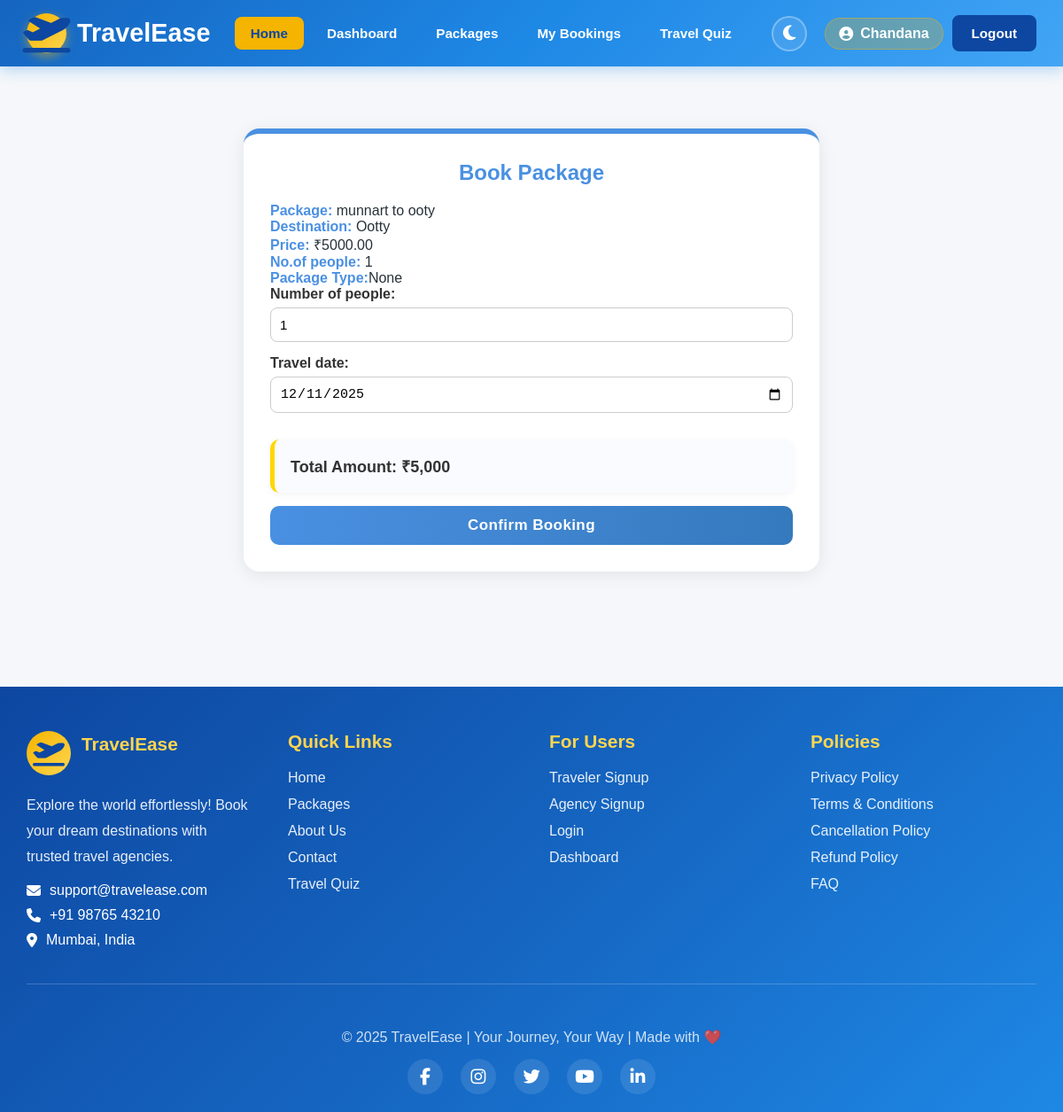
/book/2 (signed in), run on the app's committed database.
### travelers/models.py (models this page shows, shortened)
class User(AbstractUser):
    USER_TYPE_CHOICES = (
        ('traveler', 'Traveler'),
        ('agency', 'Agency'),
        ('app_admin', 'App Admin'),
    )
    user_type = models.CharField(max_length=20, choices=USER_TYPE_CHOICES, default='traveler')
    is_traveler = models.BooleanField(default=False)
    is_agency = models.BooleanField(default=False)
    is_app_admin = models.BooleanField(default=False)

### agency/models.py (models this page shows, shortened)
class Travelpackage(models.Model):
    agency = models.ForeignKey(AgencyProfile, on_delete=models.CASCADE, related_name='packages')
    destination = models.ForeignKey(Destination, on_delete=models.CASCADE, related_name='packages')
    package_name = models.CharField(max_length=150)
    price = models.DecimalField(max_digits=10, decimal_places=2)
    duration = models.CharField(max_length=50, help_text="e.g. 5 Days / 4 Nights")
    description = models.TextField()
    image = models.ImageField(upload_to='packages/', blank=True, null=True)
    created_at = models.DateTimeField(default=timezone.now)
    people_count=models.PositiveIntegerField(default=1)
    package_type = models.CharField(max_length=20, choices=PACKAGE_TYPES, null=True, blank=True)
    climate = models.CharField(max_length=50, blank=True, null=True)  # e.g. 'cold', 'warm', 'tropical'
    activity_type = models.CharField(max_length=50, blank=True, null=True)  # e.g. 'adventure', 'relaxation'

### app_admin/models.py (models this page shows)
class Destination(models.Model):
    name = models.CharField(max_length=200)
    description = models.TextField()
    image = models.ImageField(upload_to='destinations/')  # requires MEDIA setup
    location = models.CharField(max_length=200, blank=True)
    def __str__(self):
        return self.name

### travelers/views.py (the view)
# urls.py: path('book/<int:package_id>', views.book_package, name='book_package'),
@login_required
def book_package(request, package_id):
    package = get_object_or_404(Travelpackage, id=package_id)
    active_bookings = Booking.objects.filter(
        traveler=request.user,
        status__in=['Pending', 'Confirmed']
    ).count()
    if active_bookings >= 3:
        messages.error(request, "You already have 3 active bookings. Please cancel or complete one before booking again.")
        return redirect('traveler_bookings')
    if request.method == 'POST':
        form = BookingForm(request.POST)
        if form.is_valid():
            travel_date = form.cleaned_data['travel_date']
            today = timezone.now().date()
            if (travel_date - today).days < 3:
                messages.error(request, "Booking must be done at least 3 days before the travel date.")
                return render(request, 'travelers/book_package.html', {"form": form, "package": package})
            booking = form.save(commit=False)
            booking.package = package
            booking.traveler = request.user
            booking.status = 'Pending'
            booking.save()
            messages.info(request, "Your booking request has been sent to the agency.")
            return redirect('traveler_bookings')
    else:
        form = BookingForm(initial={'package': package.id})
    return render(request, 'travelers/book_package.html', {"form": form, "package": package})

### travelers/forms.py
class BookingForm(forms.ModelForm):
    class Meta:
        model = Booking
        fields = ['number_of_people', 'travel_date']
        widgets = {
            'travel_date': forms.DateInput(attrs={'type': 'date'}),
            'number_of_people': forms.NumberInput(attrs={'id': 'numPeople'}),
        }

### templates/travelers/book_package.html (shortened to what this page needs)
{% extends 'base.html' %}
{% block content %}
<div class="booking-container">
    <h2>Book Package</h2>
    <div class="package-info">
        <p><strong>Package:</strong> {{ package.package_name }}</p>
        <p><strong>Destination:</strong> {{ package.destination }}</p>
        <p><strong>Price:</strong> ₹{{ package.price }}</p>
        <P><strong>No.of people:</strong> {{ package.people_count }}</P>
        <p><strong>Package Type:</strong>{{ package.package_type }}</p>
    </div>
    <form method="post">
        {{ form.as_p }}
        <div class="total-box">
            Total Amount: <span id="totalAmount">₹0</span>
        </div>
        <button type="submit" class="btn-confirm">
            Confirm Booking
        </button>
    </form>
</div>
{% endblock %}

### templates/base.html (shortened to what this page needs)
<!DOCTYPE html>
<html lang="en">
<head>
    <link rel="stylesheet" href="https://cdnjs.cloudflare.com/ajax/libs/font-awesome/6.5.0/css/all.min.css">
</head>
<body>
    <nav>
        <div class="nav-container">
            <a href="{% url 'home' %}" class="nav-brand">
                <div class="logo-icon">
                    <i class="fas fa-plane-departure"></i>
                </div>
                <span>TravelEase</span>
            </a>
            <ul class="nav-menu" id="navMenu">
                <li><a href="{% url 'home' %}" class="active">Home</a></li>
                {% if user.is_authenticated %}
                    {% if user.is_traveler %}
                        <li><a href="{% url 'traveler_dashboard' %}">Dashboard</a></li>
                        <li><a href="{% url 'view_packages' %}">Packages</a></li>
                        <li><a href="{% url 'traveler_bookings' %}">My Bookings</a></li>
                        <li><a href="{% url 'travel_quiz' %}">Travel Quiz</a></li>
                    {% elif user.is_agency %}
                        <li><a href="{% url 'agency_dashboard' %}">Dashboard</a></li>
                        <li><a href="{% url 'manage_bookings' %}">Bookings</a></li>
                    {% elif user.user_type == 'app_admin' %}
                        <li><a href="{% url 'app_admin_dashboard' %}">Admin Panel</a></li>
                    {% endif %}
                {% else %}
                    <li><a href="{% url 'view_packages' %}">Packages</a></li>
                    <li><a href="{% url 'travel_quiz' %}">Travel Quiz</a></li>
                {% endif %}
            </ul>
            <div class="user-section">
                <button class="theme-toggle" onclick="toggleTheme()" title="Toggle Dark/Light Mode" aria-label="Toggle theme">
                    <i class="fas fa-moon" id="themeIcon"></i>
                </button>
                {% if user.is_authenticated %}
                    <span class="user-name">
                        <i class="fas fa-user-circle"></i>
                        {{ user.username }}
                    </span>
                    <a href="{% url 'logout' %}" class="btn-auth btn-logout">Logout</a>
                {% endif %}
            </div>
        </div>
    </nav>
    <main id="main-content">
        {% block content %}{% endblock %}
    </main>
    <footer>
        <div class="footer-container">
            <div class="footer-content">
                <div class="footer-section">
                    <div class="footer-brand">
                        <div class="footer-logo">
                            <i class="fas fa-plane-departure"></i>
                        </div>
                        <h3>TravelEase</h3>
                    </div>
                    <p>Explore the world effortlessly! Book your dream destinations with trusted travel agencies.</p>
                    <div class="contact-info">
                        <span><i class="fas fa-envelope"></i> support@travelease.com</span>
                        <span><i class="fas fa-phone"></i> +91 98765 43210</span>
                        <span><i class="fas fa-map-marker-alt"></i> Mumbai, India</span>
                    </div>
                </div>
                <div class="footer-section">
                    <h4>Quick Links</h4>
                    <ul>
                        <li><a href="{% url 'home' %}">Home</a></li>
                        <li><a href="{% url 'view_packages' %}">Packages</a></li>
                        <li><a href="#">About Us</a></li>
                        <li><a href="#">Contact</a></li>
                        <li><a href="{% url 'travel_quiz' %}">Travel Quiz</a></li>
                    </ul>
                </div>
                <div class="footer-section">
                    <h4>For Users</h4>
                    <ul>
                        <li><a href="{% url 'register_traveler' %}">Traveler Signup</a></li>
                        <li><a href="{% url 'register_agency' %}">Agency Signup</a></li>
                        <li><a href="{% url 'login' %}">Login</a></li>
                        {% if user.is_authenticated %}
                            {% if user.is_traveler %}
                                <li><a href="{% url 'traveler_dashboard' %}">Dashboard</a></li>
                            {% elif user.is_agency %}
                                <li><a href="{% url 'agency_dashboard' %}">Dashboard</a></li>
                            {% endif %}
                        {% endif %}
                    </ul>
                </div>
                <div class="footer-section">
                    <h4>Policies</h4>
                    <ul>
                        <li><a href="#">Privacy Policy</a></li>
                        <li><a href="#">Terms & Conditions</a></li>
                        <li><a href="#">Cancellation Policy</a></li>
                        <li><a href="#">Refund Policy</a></li>
                        <li><a href="#">FAQ</a></li>
                    </ul>
                </div>
            </div>
            <hr class="footer-divider">
            <div class="footer-bottom">
                <p>© 2025 TravelEase | Your Journey, Your Way | Made with ❤️</p>
                <div class="social-links">
                    <a href="#" title="Facebook"><i class="fab fa-facebook-f"></i></a>
                    <a href="#" title="Instagram"><i class="fab fa-instagram"></i></a>
                    <a href="#" title="Twitter"><i class="fab fa-twitter"></i></a>
                    <a href="#" title="YouTube"><i class="fab fa-youtube"></i></a>
                    <a href="#" title="LinkedIn"><i class="fab fa-linkedin-in"></i></a>
                </div>
            </div>
        </div>
    </footer>
</body>
</html>

### templates/travelers/book_package.html (style rules this page uses)
.booking-container { max-width: 650px; margin: 40px auto; background: #ffffff; padding: 30px; border-radius: 18px; box-shadow: 0 4px 20px rgba(0,0,0,0.08); border-top: 6px solid #4A90E2; animation: fadeIn 0.4s ease; }
h2 { text-align: center; color: #4A90E2; font-weight: 700; margin-bottom: 20px; }
.package-info p strong { color: #4A90E2; }
label { font-weight: 600; color: #333; }
input, select { width: 100%; padding: 10px; margin-top: 6px; margin-bottom: 15px; border-radius: 8px; border: 1px solid #ccc; font-size: 15px; transition: 0.2s; }
.total-box { background: #f9fbff; padding: 18px; margin-top: 15px; border-left: 5px solid #FFD700; border-radius: 10px; font-size: 18px; font-weight: 600; color: #333; box-shadow: 0 2px 10px rgba(0,0,0,0.05); }
.btn-confirm { width: 100%; padding: 12px; border: none; background: linear-gradient(90deg, #4A90E2, #357ABD); color: white; font-size: 17px; font-weight: 600; border-radius: 10px; cursor: pointer; transition: 0.25s ease; margin-top: 15px; letter-spacing: 0.4px; }

### data on the page
User: username "Chandana"
Travelpackage: package_name "munnart to ooty", destination "Ootty", price "5000.00", people_count "1", package_type "None"
